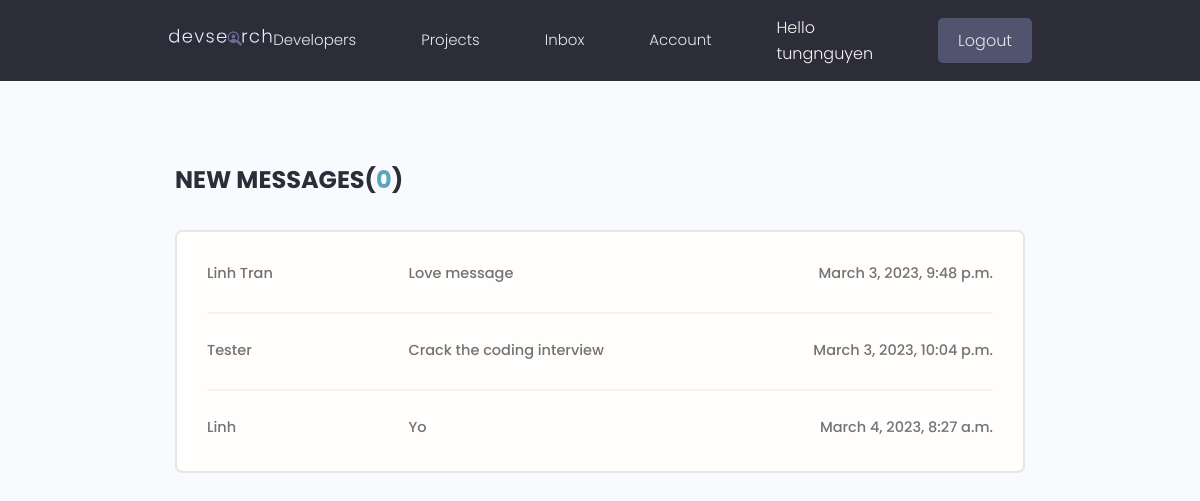
The page /profiles/inbox (signed in) on the database its author committed.
### users/models.py (models this page shows, shortened)
class Message(models.Model):
    sender = models.ForeignKey(Profile,on_delete=models.SET_NULL,null=True)
    recipient = models.ForeignKey(Profile,on_delete=models.SET_NULL,null=True,related_name='messages')
    name = models.CharField(max_length=255, null=True,blank=True)
    email = models.EmailField(max_length=200,null=True,blank=True)
    subject= models.CharField(max_length=255,null=True,blank=True)
    body = models.TextField()
    is_read = models.BooleanField(default=False,null=True)
    created = models.DateTimeField(auto_now_add=True)
    id = models.UUIDField(default=uuid.uuid4, unique=True, primary_key=True, editable=False)
    class Meta:
        ordering = ['is_read','created']

### users/views.py (the view)
# urls.py: path('inbox',views.inbox,name='inbox'),
@login_required(login_url='login')
def inbox(request):
    profile = request.user.profile
    mess = profile.messages.all()
    unread_mess= mess.filter(is_read =False).count()
    context={'message':mess,'unread_mess':unread_mess}
    return render(request,'users/inbox.html',context)

### users/templates/users/inbox.html
{% extends 'main.html'%}
{% block content%}
  <main class="inbox my-xl">
    <div class="content-box">
      <h3 class="inbox__title">New Messages(<span>{{unread_mess}}</span>)</h3>
      <ul class="messages">
        {% for mess in message %}
        {% if mess.is_read == False %}
        <li class="message message--unread">
          {%else%}
          <li class="message ">
            {%endif%}
          <a href="{% url 'message' mess.id%}">
            <span class="message__author">{{mess.name}}</span>
            <span class="message__subject">{{mess.subject}}</span>
            <span class="message__date">{{mess.created}}</span>
          </a>
        </li>
      {% endfor%}
      </ul>
    </div>
  </main>
{% endblock content%}

### templates/navbar.html (shortened to what this page needs)
{% load static %}
 <header class="header">
    <div class="container container--narrow">
      <a href="/" class="header__logo">
        <img src="{% static 'images/logo.svg' %}" alt="DevSearch Logo" />
      </a>
      <nav class="header__nav">
        <ul class="header__menu">
          <li class="header__menuItem"><a href="{% url 'profile' %}">Developers</a></li>
          <li class="header__menuItem"><a href="{% url 'projects' %}">Projects</a></li>
          {% if request.user.is_authenticated %}
          <li class="header__menuItem"><a href="{% url 'inbox'%}">Inbox</a></li>
          <li class="header__menuItem"><a href="{% url 'user'%}">Account</a></li>
          <li> <p style="color: whitesmoke;">Hello {{request.user.username}}</p></li>
          <li class="header__menuItem"><a href="{% url 'logout'%}" class="btn btn--sub">Logout</a></li>
          {% else %}
          <li class="header__menuItem"><a href="{% url 'login'%}" class="btn btn--sub">Login/Sign Up</a></li>
          {% endif %}
        </ul>
      </nav>
    </div>
  </header>

### static/css/app.css (style rules this page uses)
:root { --color-sub: #2d2d39; }
.btn--sub { background-color: var(--color-sub-light); }
img { width: 100%; }
.content-box { width: 95%; max-width: 85rem; margin: 0 auto; }
.header { position: sticky; z-index: 111; background-color: var(--color-sub); padding: 1.5rem 0; }
.header > .container { display: flex; justify-content: space-between; align-items: center; }
.header__logo > img { height: 3.8rem; }
.header__nav > ul { display: inline-flex; align-items: center; list-style: none; gap: 6.5rem; }
.header__menuItem > a { color: var(--color-light); font-weight: 300; }
.inbox { height: 90vh; }
.inbox__title, .inbox__title span { font-size: 2.4rem; font-weight: 700; color: var(--color-sub); text-transform: uppercase; text-align: left; margin-bottom: 3rem; }
.inbox__title span { color: var(--color-main); }
.messages { list-style: none; background: var(--color-white); padding: 0.5rem 3rem; border: 2px solid var(--color-light); border-radius: 0.7rem; }
.message { padding: 2.5rem 0; }
.message > a span { font-size: 1.45rem; font-weight: 500; }
.message:not(:last-child) { border-bottom: 2px solid var(--color-white-light); }
.message > a { display: flex; gap: 1rem; }
.message__author, .message__date { flex-basis: 25%; }
.message__subject { flex-basis: 50%; }
.message__date { text-align: right; }

### static/uikit/styles/modules/_variables.css (style rules this page uses)
:root { --color-main: #5aa5b9; --color-main-light: #e6faff; --color-sub: #3f4156; --color-sub-light: #51546e; --color-sub-lighter: #ededfd; --color-text: #737373; --color-gray: #8b8b8b; --color-light: #e5e7eb; --color-light-gray: #767676; --color-bg: #f8fafd; --color-white: #fffefd; --color-white-light: #f3f3f3; --color-success: #359e64; --color-success-bg: #def8e8; --color-error: #fc4b0b; --color-error-bg: #fff2ee; --font-base: 'Poppins', arial, helvetica, 'Segoe UI', roboto, ubuntu, sans-serif; --font-monospace: 'Fira Code', 'Courier New', courier, monospace; --font-regular: 300; --font-medium: 500; --font-bold: 700; --generic-shadow: 1px 1px 5px #00000010; --generic-transition: all 0.3s ease-in-out; }

### static/uikit/styles/modules/_base.css (style rules this page uses)
* { margin: 0; padding: 0; box-sizing: border-box; text-rendering: optimizeLegibility; color: inherit; font-size: inherit; }
html { font-size: 50%; }
@media only screen and (min-width: 480px) { html { font-size: 56.25%; } }
@media only screen and (min-width: 1200px) { html { font-size: 62.5%; } }
body { line-height: 1.6; font-weight: 400; font-size: 1.5rem; color: var(--color-text); background-color: var(--color-bg); min-height: 100vh; }

### static/uikit/styles/modules/_typography.css (style rules this page uses)
* { font-family: var(--font-base); }
h3 { font-size: 3.2rem; font-weight: var(--font-medium); }
p, span, strong { font-size: 1.6rem; color: var(--color-text); font-weight: var(--font-regular); }
a { padding-bottom: 2px; text-decoration: none; display: inline-block; color: var(--color-main); font-weight: var(--font-medium); }

### static/uikit/styles/modules/_utilities.css (style rules this page uses)
.container { width: 92%; max-width: 165rem; margin: 0 auto; box-sizing: border-box; }
.container--narrow { width: 92%; max-width: 120rem; }
@media screen and (min-width: 1000px) { .container { width: 90%; } }
@media screen and (min-width: 1000px) { .container--narrow { width: 85%; } }
@media screen and (min-width: 1200px) { .container { width: 80%; } }
@media screen and (min-width: 1200px) { .container--narrow { width: 72%; } }
.my-xl { margin: 8rem auto; }

### static/uikit/styles/modules/_button.css (style rules this page uses)
.btn { display: inline-block; position: relative; cursor: pointer; background-color: var(--color-light); font-weight: var(--font-medium); color: var(--color-sub); text-decoration: none; padding: 1rem 2rem; border-radius: 0.5rem; border: none; width: -webkit-fit-content; width: -moz-fit-content; width: fit-content; height: -webkit-fit-content; height: -moz-fit-content; height: fit-content; font-size: 1.6rem; outline-width: 0; outline-color: transparent; -webkit-backface-visibility: hidden; backface-visibility: hidden; transition: all 0.3s ease-in-out; }
.btn--sub { background-color: var(--color-sub); color: var(--color-white); }

### rows shown on the page
Message: name "Linh Tran", subject "Love message", created "March 3, 2023, 9:48 p.m."
Message: name "Tester", subject "Crack the coding interview", created "March 3, 2023, 10:04 p.m."
Message: name "Linh", subject "Yo", created "March 4, 2023, 8:27 a.m."

### other values the page prints
{{ request.user.username }} "tungnguyen"
{{ unread_mess }} "0"
